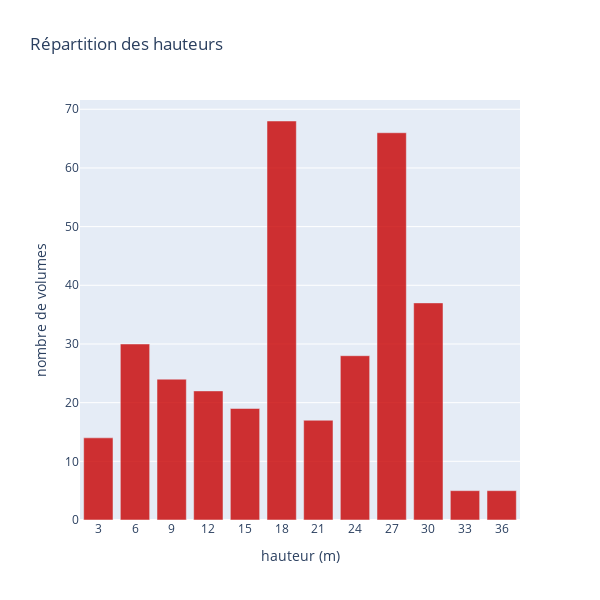

Here is the notebook cell this chart was saved with:
### Markdown cell above
## 1. Génération de graphiques statistiques

### Code cell
import plotly.graph_objects as go

# Génération d'un graphique de répartition des hauteurs des volumes
def exporter_graphique_hauteurs(data,output_name):

    # Extraction du nombre d'entités pour chaque valeur du champ "hauteur"
    n_par_hauteur = data["hauteur"].value_counts().to_dict()
    # Paramétrage du graphique
    fig = go.Figure([
        go.Bar(x=list(n_par_hauteur.keys()), 
        y=list(n_par_hauteur.values()),
        opacity=0.8,
        marker_color='rgb(200,0,0)')
        ])
    fig.update_xaxes(
        categoryorder='category ascending',
        tickvals=sorted(list(n_par_hauteur.keys()))
        )
    fig.update_layout(
        title="Répartition des hauteurs",
        xaxis_title="hauteur (m)",
        yaxis_title="nombre de volumes",
        width=600,
        height=600
        )
    # Export sous forme de page web statique
    fig.write_html(os.path.join("_OUTPUT",output_name))
    return fig

graph_hauteurs = exporter_graphique_hauteurs(volumes,"volumesbatisparis_ensapvs_hauteurs.html")
graph_hauteurs

### Figure 1 — Plotly figure (JSON) as saved in the notebook; plotly's stock layout.template omitted (floating-point values rounded to 4 significant figures)
{"data": [{"marker": {"color": "rgb(200,0,0)"}, "opacity": 0.8, "type": "bar", "x": [18, 27, 30, 6, 24, 9, 12, 15, 21, 3, 33, 36], "y": [68, 66, 37, 30, 28, 24, 22, 19, 17, 14, 5, 5]}], "layout": {"height": 600, "title": {"text": "Répartition des hauteurs"}, "width": 600, "xaxis": {"categoryorder": "category ascending", "tickvals": [3, 6, 9, 12, 15, 18, 21, 24, 27, 30, 33, 36], "title": {"text": "hauteur (m)"}}, "yaxis": {"title": {"text": "nombre de volumes"}}}}
